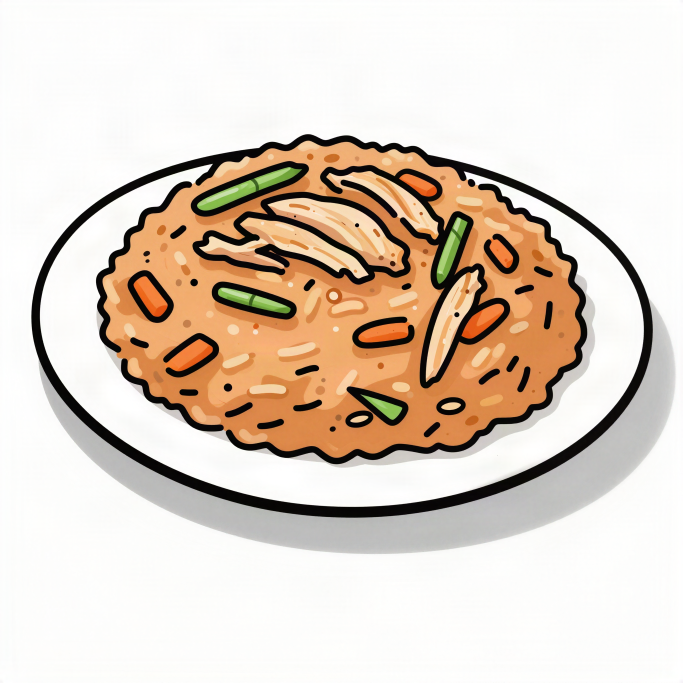
#> input picture menu-gt/assets/dishes/arroz-pollo-raw.png, 2048 x 2048 px (shown at 1/3 size); its folder holds only this picture in this run
$ python process-dishes.py
#> lines starting #> are read from the running program, lines starting #| are printed output that depends on the picture; after the words box and inside, x2 and y2 are one past the last pixel; in counts of white or black regions, pixels touching at a corner belong together
"""Convierte las ilustraciones crudas (assets/dishes/<id>-src.webp, 768 px, fondo blanco)
en WebP de 192 px para la app y escribe src/ui/dish-images.js.
Las crudas no se publican; quedan en el repositorio como fuente con su prompt."""
import json, os, re, sys
from PIL import Image
ROOT = os.path.dirname(os.path.dirname(os.path.abspath(__file__)))
src = os.path.join(ROOT, 'assets', 'dishes')
ids = []
for f in sorted(os.listdir(src)):
    m = re.match(r'(.+)-(?:raw\.png|src\.webp)$', f)
    if not m:
        continue
    rid = m.group(1)
    im = Image.open(os.path.join(src, f)).convert('RGB')
#> im is the input picture: PIL image 2048x2048 RGB; mean R, G, B 222.4, 208.7, 195.7
    # Fondo: blanquea solo píxeles claros y casi grises (gradientes y sombras suaves);
    # el trazo negro y los colores del dibujo no se tocan.
    import numpy as np
    a = np.asarray(im).astype(np.int16)
    mx, mn = a.max(axis=2), a.min(axis=2)
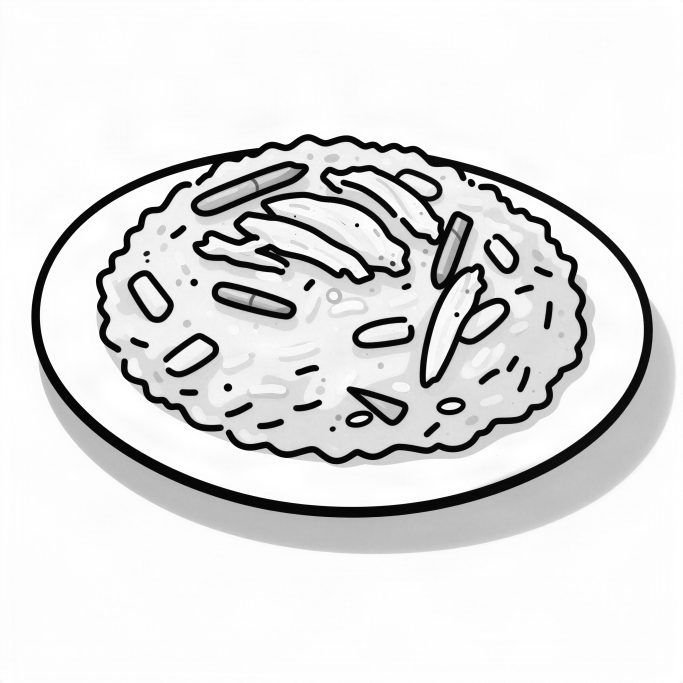
#> mx: shape (2048, 2048) int16 (shown at 1/3 size); min 0, max 255, mean 223
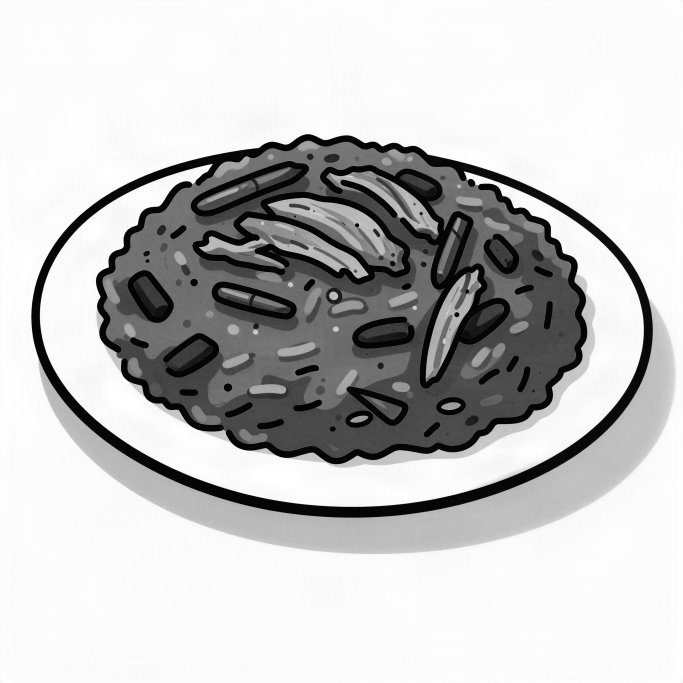
#> mn: shape (2048, 2048) int16 (shown at 1/3 size); min 0, max 255, mean 195.6
    soft = (mn > 168) & ((mx - mn) < 22)
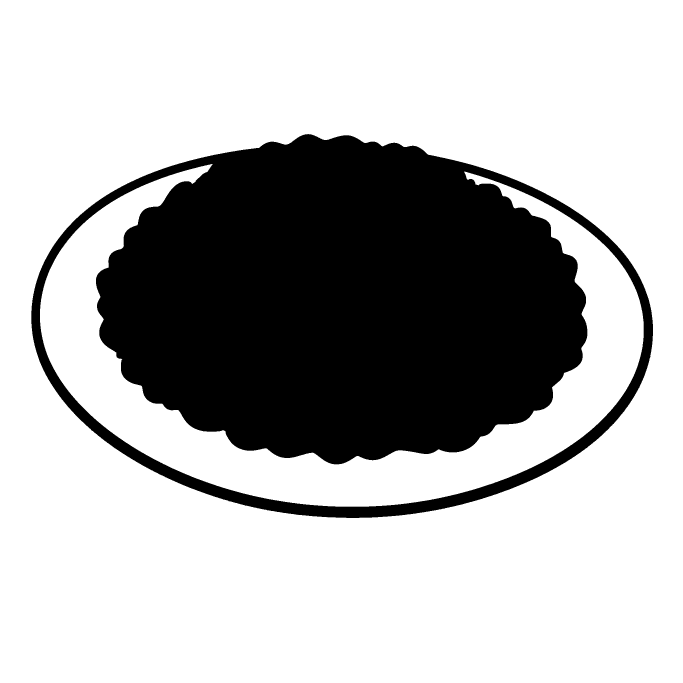
#> soft: shape (2048, 2048) bool (shown at 1/3 size); 71.1% white; 1 black region, box (x1, y1, x2, y2) and area: (94, 402, 1959, 1554) 1214082
    a[soft] = 255
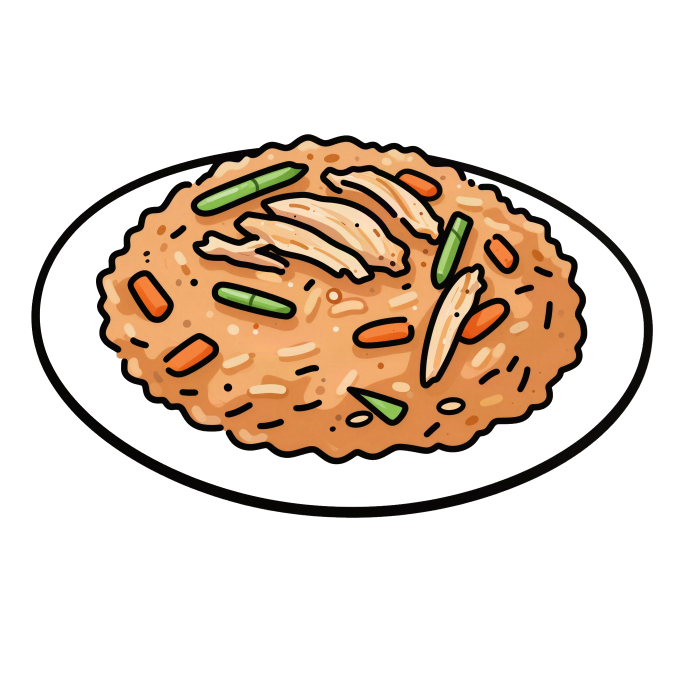
#> a: shape (2048, 2048, 3) int16 (shown at 1/3 size); mean R, G, B 228, 214.3, 202.1
    im = Image.fromarray(a.clip(0, 255).astype('uint8'), 'RGB')
    # recorte al contenido (fondo blanco) con margen, luego cuadrado
    gray = im.convert('L').point(lambda v: 255 if v < 245 else 0)
#> gray: PIL image 2048x2048 L; 28.9% white; 1 white region, box (x1, y1, x2, y2) and area: (94, 402, 1959, 1554) 1214079
    bbox = gray.getbbox() or (0, 0, im.width, im.height)
#> bbox = (94, 402, 1959, 1554)
    pad = int(0.06 * im.width)
#> pad = 122
    x0, y0, x1, y1 = max(0, bbox[0]-pad), max(0, bbox[1]-pad), min(im.width, bbox[2]+pad), min(im.height, bbox[3]+pad)
#> x0 = 0; y0 = 280; x1 = 2048; y1 = 1676
    side = max(x1-x0, y1-y0); cx, cy = (x0+x1)//2, (y0+y1)//2
#> after `side = max(x1 - x0, y1 - y0)`: side = 2048
#> after `cx, cy = ((x0 + x1) // 2, (y0 + y1) // 2)`: cx = 1024; cy = 978
    box = (max(0, cx-side//2), max(0, cy-side//2), min(im.width, cx+side//2), min(im.height, cy+side//2))
#> box = (0, 0, 2048, 2002)
    im.crop(box).resize((192, 192), Image.LANCZOS).save(os.path.join(src, f'{rid}.webp'), 'WEBP', quality=82, method=6)
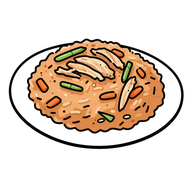
#> saved as arroz-pollo.webp: PIL image 192x192 RGB; mean R, G, B 227.4, 213.4, 200.8
    ids.append(rid)
with open(os.path.join(ROOT, 'src', 'ui', 'dish-images.js'), 'w') as fh:
    fh.write('// GENERADO por scripts/process-dishes.py. Ilustraciones generadas con IA (no son fotos).\n')
    fh.write('export const DISH_IMAGES = ' + json.dumps({i: f'assets/dishes/{i}.webp' for i in ids}, indent=1) + ';\n')
print(len(ids), 'ilustraciones:', ', '.join(ids))

$ run again, on menu-gt/assets/dishes/caldo-pollo-src.webp
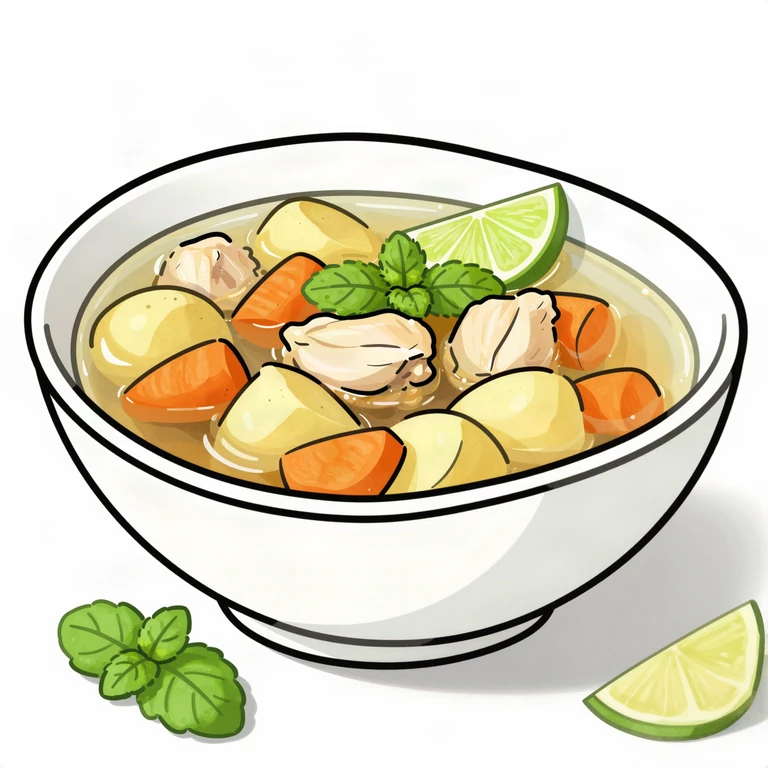
#> input picture menu-gt/assets/dishes/caldo-pollo-src.webp, 768 x 768 px
#> im is the input picture: PIL image 768x768 RGB; mean R, G, B 219.4, 213.8, 189.6
#> `soft = (mn > 168) & ((mx - mn) < 22)`:
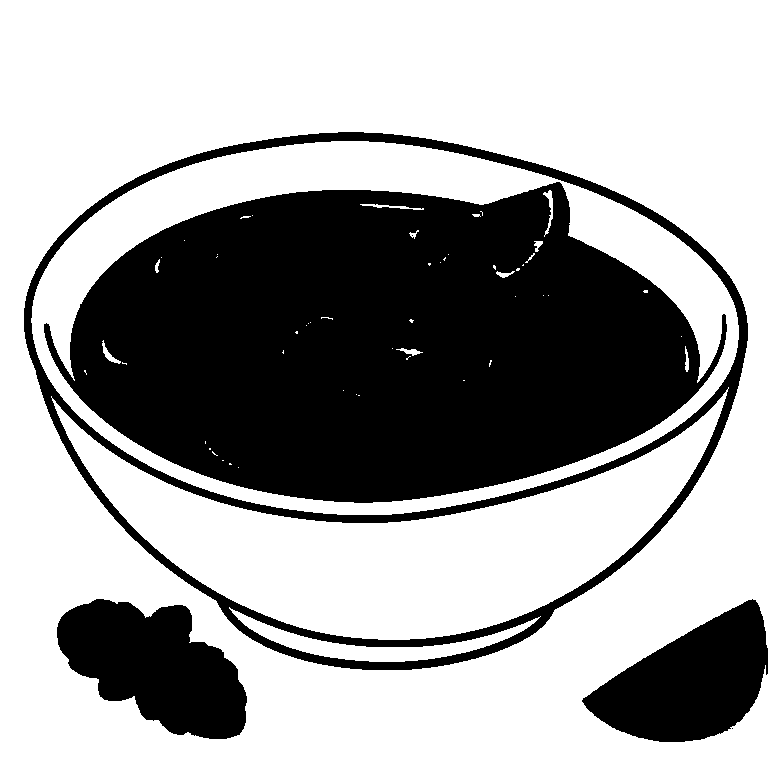
#> soft: shape (768, 768) bool; 64.3% white; 6 black regions (2 under 20 px), largest, box (x1, y1, x2, y2) and area: (44, 182, 727, 503) 153317, (24, 132, 748, 670) 24557, (57, 599, 247, 739) 17010, (582, 599, 768, 742) 15661
#> gray: PIL image 768x768 L; 35.3% white; 13 white regions (9 under 20 px), largest, box (x1, y1, x2, y2) and area: (44, 182, 727, 503) 151081, (24, 132, 748, 670) 24557, (57, 599, 247, 739) 17002, (582, 599, 768, 742) 15474
#> bbox = (24, 132, 768, 742)
#> x0 = 0; y0 = 86; x1 = 768
#> cx = 384; cy = 427
#> box = (0, 43, 768, 768)
#> `im.crop(box).resize((192, 192), Image.LANCZOS).save(os.path.join(src, ..`:
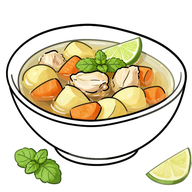
#> saved as caldo-pollo.webp: PIL image 192x192 RGB; mean R, G, B 223.3, 217.5, 193.4

$ run again, on menu-gt/assets/dishes/caldo-res-raw.png
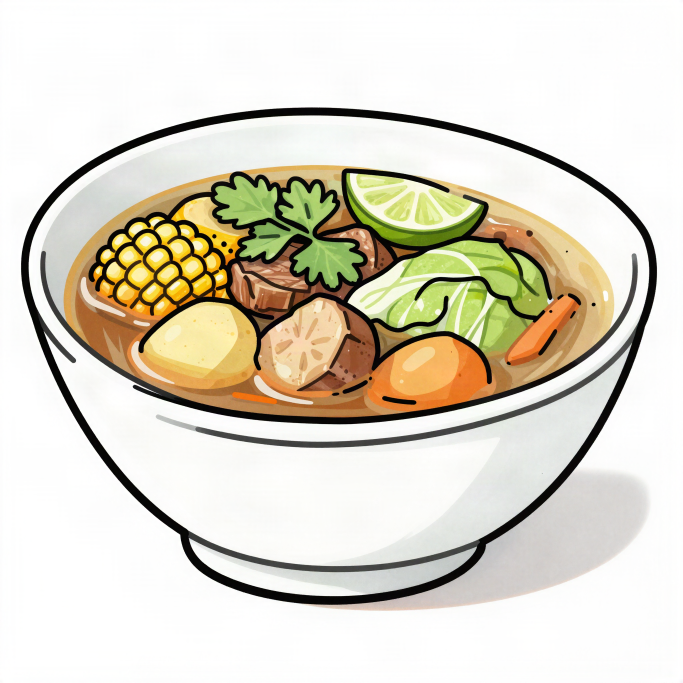
#> input picture menu-gt/assets/dishes/caldo-res-raw.png, 2048 x 2048 px (shown at 1/3 size)
#> im is the input picture: PIL image 2048x2048 RGB; mean R, G, B 220.2, 214.8, 199.5
#> soft: shape (2048, 2048) bool; 72% white; 159 black regions (150 under 20 px), largest, box (x1, y1, x2, y2) and area: (121, 494, 1913, 1273) 994151, (63, 322, 1971, 1833) 181155, (1676, 1738, 1706, 1751) 96
#> `gray = im.convert('L').point(lambda v: 255 if v < 245 else 0)`:
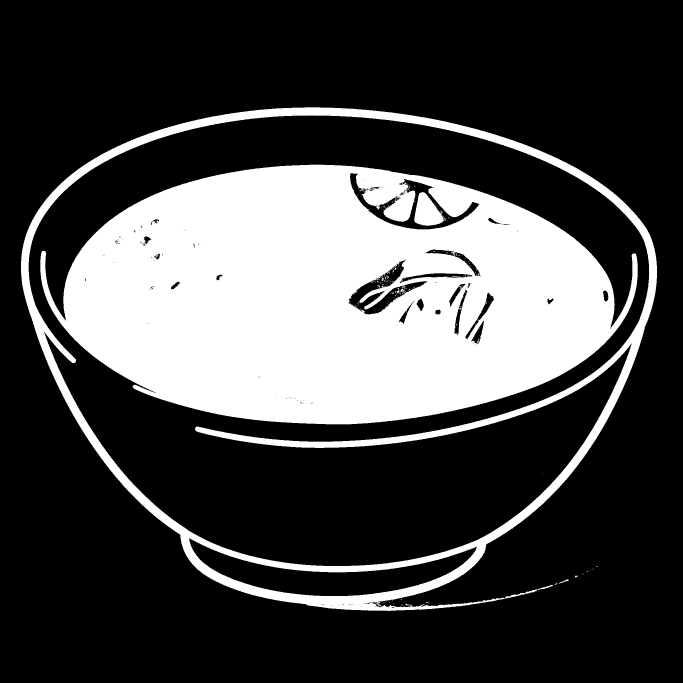
#> gray: PIL image 2048x2048 L (shown at 1/3 size); 27.7% white; 314 white regions (303 under 20 px), largest, box (x1, y1, x2, y2) and area: (121, 494, 1913, 1273) 971645, (63, 322, 1971, 1833) 181154, (1243, 576, 1334, 677) 5752
#> bbox = (63, 322, 1971, 1833)
#> x0 = 0; y0 = 200; x1 = 2048; y1 = 1955
#> side = 2048
#> cx = 1024; cy = 1077
#> box = (0, 53, 2048, 2048)
#> `im.crop(box).resize((192, 192), Image.LANCZOS).save(os.path.join(src, ..`:
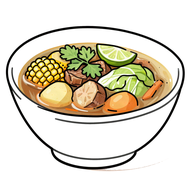
#> saved as caldo-res.webp: PIL image 192x192 RGB; mean R, G, B 223.9, 218.2, 203.2
